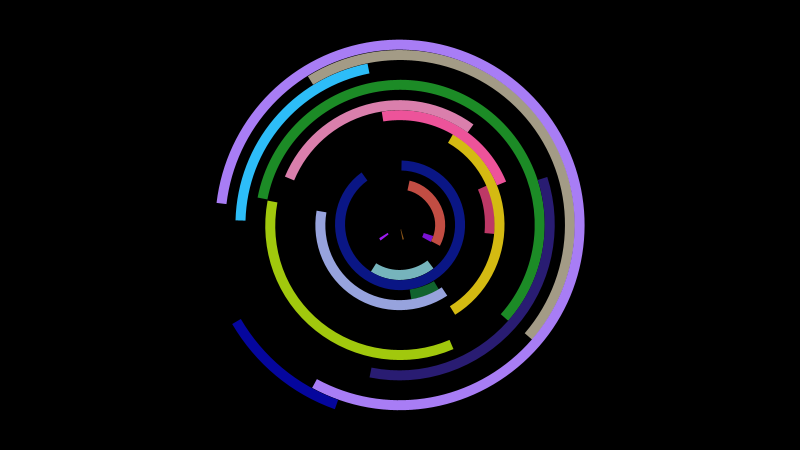
Frame 1 (no input)
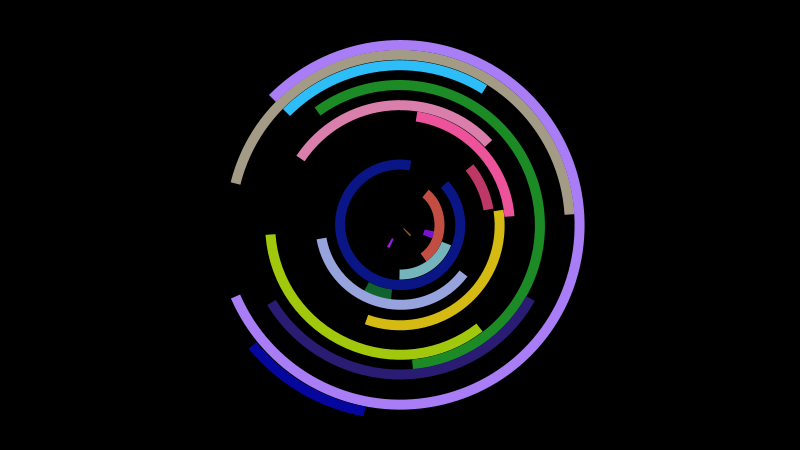
Frame 60 (the mouse pressed at the canvas centre just before this capture)
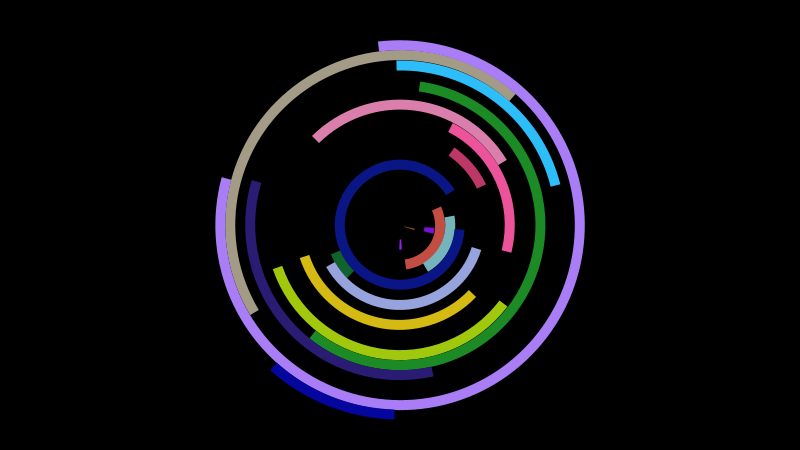
Frame 120 (the mouse held since frame 60 and released just before this capture)

The Processing sketch that drew these frames (run headless with seeded random() and noise(); from frame 60 on, the mouse is pressed at the canvas centre):

// Processing sketch: processing_27365
// ── processing_27365.pde

int r;
int g;
int b;
color c;

int numOfArcs = 20;
int strokeWidth = 10;
int rDist = 0;
LightArc lArcsMobile[] = new LightArc[numOfArcs];

void setup(){
  size(800,450);
  noFill();
  smooth();
  strokeWeight(strokeWidth);
  strokeCap(SQUARE);
  for(int i=0;i<numOfArcs;i++){
    r = round(random(0,255));
    g = round(random(0,255));
    b = round(random(0,255));
    c = color(r,g,b);
    rDist = i * 20;
    lArcsMobile[i] = new LightArc(rDist,c);
  }
}

void draw(){
  background(0);
  for(int j = 0; j < numOfArcs; j++){
    lArcsMobile[j].update();
  }
}

class LightArc {
  int randAlph;
  int dia;
  float arcStartDeg;
  float arcStopDeg;
  float arcStartRad;
  float arcStopRad;
  float arcLength;
  int xPos;
  int yPos;
  float speed;
  color arcColour;
  int direction;
  
  LightArc(int tempDia, color c){
    arcStartDeg = random(0,360);
    arcLength = random(0,360);
    arcStopDeg = arcStartDeg + arcLength;
    dia = tempDia;
    arcColour = c;
    direction = round(random(0,1));
    speed = random(0.1,1);
  }
  
  void update(){
    arcStartRad = radians(arcStartDeg);
    arcStopRad = radians(arcStopDeg);
    stroke(arcColour);
    arc(width/2,height/2,dia,dia,arcStartRad,arcStopRad);
    if(direction > 0){
      arcStartDeg+= speed;
      arcStopDeg+= speed;
    } else {
      arcStartDeg-= speed;
      arcStopDeg-= speed;
    }    
  }
}               
